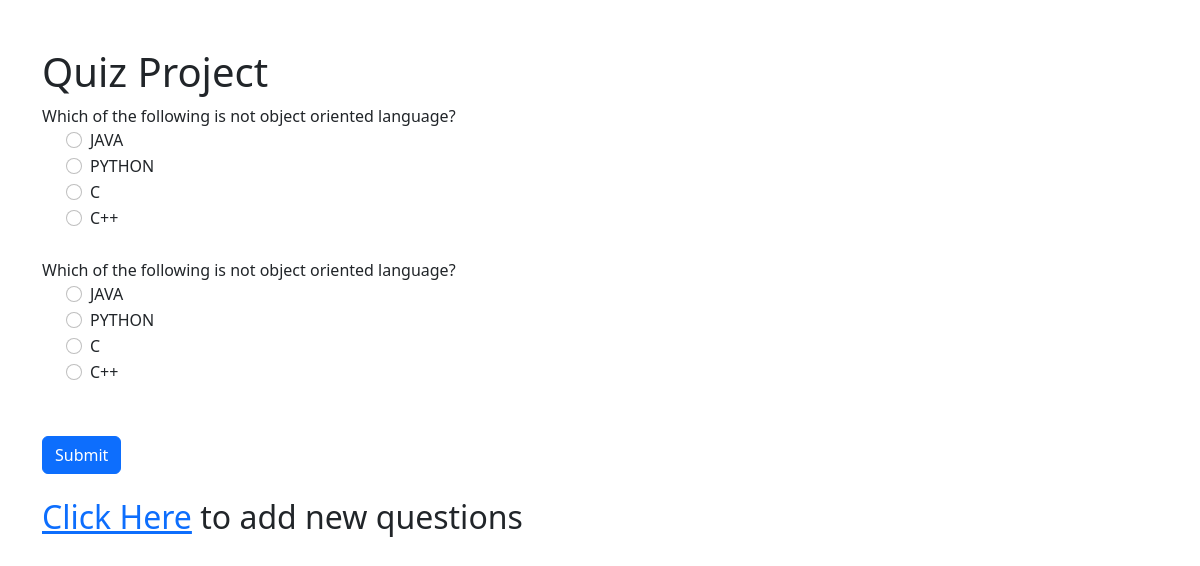
The page / on the database its author committed.
### quiz_app/models.py (models this page shows, shortened)
class QuizModel(models.Model):
    question = models.CharField(max_length=250, null=True)
    option1 = models.CharField(max_length=250, null=True)
    option2 = models.CharField(max_length=250, null=True)
    option3 = models.CharField(max_length=250, null=True)
    option4 = models.CharField(max_length=250, null=True)
    ans = models.CharField(max_length=250, null=True)

### quiz_app/views.py (the view)
# urls.py: 2. Add a URL to urlpatterns:  path('', views.home, name='home')
def home(request):
    if request.method == "POST":
        questions = QuizModel.objects.all()
        score, wrong, correct, total = 0, 0, 0, 0
        for q in questions:
            total += 1
            if q.ans == request.POST.get(q.question):
                score += 1
                correct += 1
            else:
                wrong += 1
        context = {
            'score':f'{score}/{total}',
            'correct': correct,
            'wrong': wrong,
            'total': total
        }
        return render(request, 'result.html', context)
    else:
        questions = QuizModel.objects.all()
        context = {'questions' : questions}
        return render(request, 'Home.html', context)

### quiz_app/templates/home.html (shortened to what this page needs)
{% extends 'base.html' %}
{% block content %}
<div class="container mt-5">
    <h1>Quiz Project</h1>
    <form method="POST" action="">
        {% for q in questions %}
            <div class="form-group">
                <label for="question">{{ q.question }}</label>
            </div>
            <div class="form-check">
            <div class="form-check">
                <input class="form-check-input" type="radio" name = "{{ q.question }}" id = "radio1" value = "{{ q.option1 }}">
                <label class="form-check-label" for = "radio1">{{ q.option1  }}</label>
            </div>
            <div class="form-check">
                <input class="form-check-input" type="radio" name = "{{ q.question }}" id = "radio2" value = "{{ q.option2 }}">
                <label class="form-check-label" for = "radio2">{{ q.option2  }}</label>
            </div>
            <div class="form-check">
                <input class="form-check-input" type="radio" name = "{{ q.question }}" id = "radio3" value = "{{ q.option3 }}">
                <label class="form-check-label" for = "radio3">{{ q.option3  }}</label>
            </div>
            <div class="form-check">
                <input class="form-check-input" type="radio" name = "{{ q.question }}" id = "radio4" value = "{{ q.option4 }}">
                <label class="form-check-label" for = "radio4">{{ q.option4  }}</label>
            </div>
            <br>
            </div>
        {% endfor %}
        <br>
        <button type="submit" class="btn btn-primary">Submit</button>
    </form>
    <br>
    <h2>
        <a href="http://127.0.0.1:8000/addQues">Click Here</a> to add new questions
    </h2>
</div>
{% endblock content %}

### quiz_app/templates/base.html (shortened to what this page needs)
<!doctype html>
<html lang="en">
  <head>
    <link href="https://cdn.jsdelivr.net/npm/bootstrap@5.2.0-beta1/dist/css/bootstrap.min.css" rel="stylesheet">
  </head>
  <body>
    {% block content %}
    {% endblock content %}
  </body>
</html>

### rows shown on the page
QuizModel: question "Which of the following is not object oriented language?", option1 "JAVA", option2 "PYTHON", option3 "C", option4 "C++"
QuizModel: question "Which of the following is not object oriented language?", option1 "JAVA", option2 "PYTHON", option3 "C", option4 "C++"
